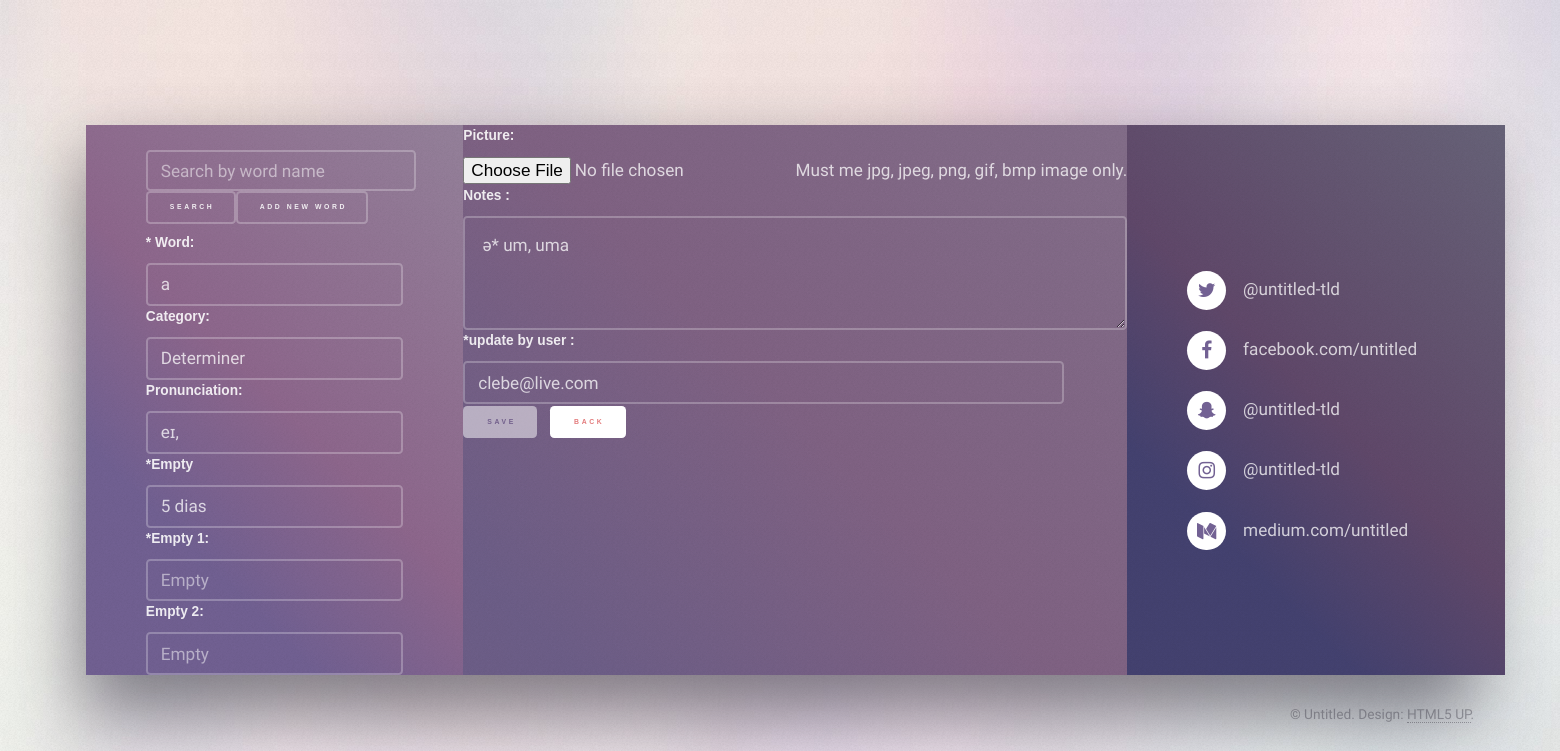
The app's page /_words.php?cid=100 with its own data.
### tables this page shows
CREATE TABLE IF NOT EXISTS `main_words` (
  `word_id` int(11) NOT NULL AUTO_INCREMENT,
  `word_name` varchar(255) NOT NULL,
  `lan_name` varchar(255) NOT NULL,
  `category_word` varchar(255) NOT NULL,
  `type_name` varchar(255) NOT NULL,
  `pronunciation` varchar(255) NOT NULL,
  `notes` text,
  `color_` varchar(255) NOT NULL,
  `frequen_` varchar(255) DEFAULT NULL,
  `email_address` varchar(255) NOT NULL,
  `f_emotion` varchar(255) NOT NULL,
  `sf_emotion` varchar(255) NOT NULL,
  `ssf_emotion` varchar(255) NOT NULL,
  `user_code1` varchar(255) NOT NULL,
  `user_code2` varchar(255) NOT NULL,
  `user_code3` varchar(255) NOT NULL,
  `user_code4` varchar(255) NOT NULL,
  `user_code5` varchar(255) NOT NULL,
  `user_code6` varchar(255) NOT NULL,
  `user_code7` varchar(255) NOT NULL,
  `user_code8` varchar(255) NOT NULL,
  `user_code9` varchar(255) NOT NULL,
  `polarity` varchar(255) NOT NULL,
  `cust_power` varchar(255) NOT NULL,
  `key_word` varchar(255) NOT NULL,
  `created` timestamp NOT NULL DEFAULT CURRENT_TIMESTAMP,
  `updated` timestamp NULL DEFAULT NULL,
  `word_pic` varchar(255) DEFAULT NULL,
  `word_sound` varchar(255) DEFAULT NULL,
  PRIMARY KEY (`word_id`)
);

### _words.php (the view, shortened to what this page needs)
<?php
require_once './_config.php';
include './_header.php';
try {
   $sql = "SELECT * FROM main_words WHERE 1 AND word_id = :cid";
   $check_ = $DB->prepare($sql);
   $check_->bindValue(":cid", intval($_GET["cid"]));
   $check_->execute();
   $results = $check_->fetchAll();
} catch (Exception $ex) {
  echo $ex->getMessage();
}
?>
<section class="panel color1-alt" id="view_word">
    <div class="panel panel-primary">
      <div class="intro color1">
			<div class="span-2-25">
			<form action="_search.php" method="get" >
          <span class="pull-left">
            <label class="col-lg-12 control-label" for="keyword" style="padding-right: 0;">
              <input type="text" value="<?php echo $_GET["keyword"]; ?>" placeholder="Search by word name" id="" class="form-control" name="keyword" style="height: 41px;">
             <button class="button small">Search</button><a href="_edit_word.php" class="button small">Add New Word</a>
		   </label>
            </span>
        </div>
            <div class="field half">
              <label for="word_name"><span class="required">*</span> Word:</label>
              <div class="span-3-10">
                <input type="text" readonly="" value="<?php echo $results[0]["word_name"] ?>" placeholder="First Name" id="word_name" class="color2" name="word_name"><span id="word_name_err" class="error"></span>
              </div>
            </div>
            <div class="field half">
              <label for="category_word">Category:</label>
              <div class="span-3-10">
                <input type="text" readonly="" value="<?php echo $results[0]["category_word"] ?>" placeholder="Category" id="category_word" class="color2" name="category_word">
              </div>
            </div>
		 <div class="field half">
              <label for="pronunciation">Pronunciation:</label>
              <div class="span-3-10">
                <input type="text" readonly="" value="<?php echo $results[0]["pronunciation"] ?>" placeholder="Speaking" id="pronunciation" class="color2" name="pronunciation">
              </div>
            </div>
            <div class="field half">
              <label for="type_name"><span class="required">*</span>Empty</label>
              <div class="span-3-10">
                <input type="text" readonly="" value="<?php echo $results[0]["type_name"] ?>" placeholder="Empty" id="type_name" class="color2" name="type_name"><span id="type_name_err" class="error"></span>
              </div>
            </div>
            <div class="field half">
              <label for="color_"><span class="required">*</span>Empty 1:</label>
              <div class="span-3-10">
                <input type="text" readonly=""  value="<?php echo $results[0]["color_"] ?>" placeholder="Empty" id="color_" class="color2" name="color_"><span id="color__err" class="error"></span>
              </div>
            </div>
            <div class="field half">
              <label for="frequen_">Empty 2:</label>
              <div class="span-3-10">
                <input type="text" readonly="" value="<?php echo $results[0]["frequen_"] ?>" placeholder="Empty" id="frequen_" class="color2" name="frequen_"><span id="frequen__err" class="error"></span>
              </div>
            </div>
</div>
           <div class="class=inner columns divided">
		   <div class="span-3-10">
            <div>
              <label for="word_pic">Picture:</label>
              <div class="span-3-10">
                <input type="file"  id="word_pic" class="form-control file" name="word_pic"><span id="word_pic_err" class="error"></span>
                <span class="help-block">Must me jpg, jpeg, png, gif, bmp image only.</span>
              </div>
            </div>
			</div>
            <div class="fields">
            <div class="field">
              <label for="notes">Notes :</label>
              <div class="span-3-10">
                <textarea id="notes" readonly="" name="notes" rows="3" class="color2"><?php echo $results[0]["notes"] ?></textarea>
              </div>
            </div>
            <div class="field half">
			      <div class="span-3-5">
              <label for="email_id"><span class="required">*</span>update by user :</label>
              <div class="span-3-5">
                <input type="text" readonly="" value="<?php echo $results[0]["email_address"] ?>" placeholder="User or email" id="email_id" class="color3" name="email_id"><span id="email_id_err" class="error"></span>
              </div>
            </div>
			<div class="field half">
											<ul class="actions">
											    <li><input type="submit" value="Save" class="button small primary color1 disabled" /></li>
												<li><a href="_search.php" class="button small primary color2">Back</a></li>
											</ul>
											</div>
      </div>
      </div>
    </div>
						<div class="intro color4">
										<ul class="contact-icons color1">
											<li class="icon fa-twitter"><a href="#">@untitled-tld</a></li>
											<li class="icon fa-facebook"><a href="#">facebook.com/untitled</a></li>
											<li class="icon fa-snapchat-ghost"><a href="#">@untitled-tld</a></li>
											<li class="icon fa-instagram"><a href="#">@untitled-tld</a></li>
											<li class="icon fa-medium"><a href="#">medium.com/untitled</a></li>
										</ul>
									</div>
  </div>
 </section>
<?php
include './_footer.php';
?>

### records on screen
main_words: word_name "a", category_word "Determiner", pronunciation "eɪ,", type_name "5 dias", notes "ə* um, uma", email_id "clebe@live.com"
